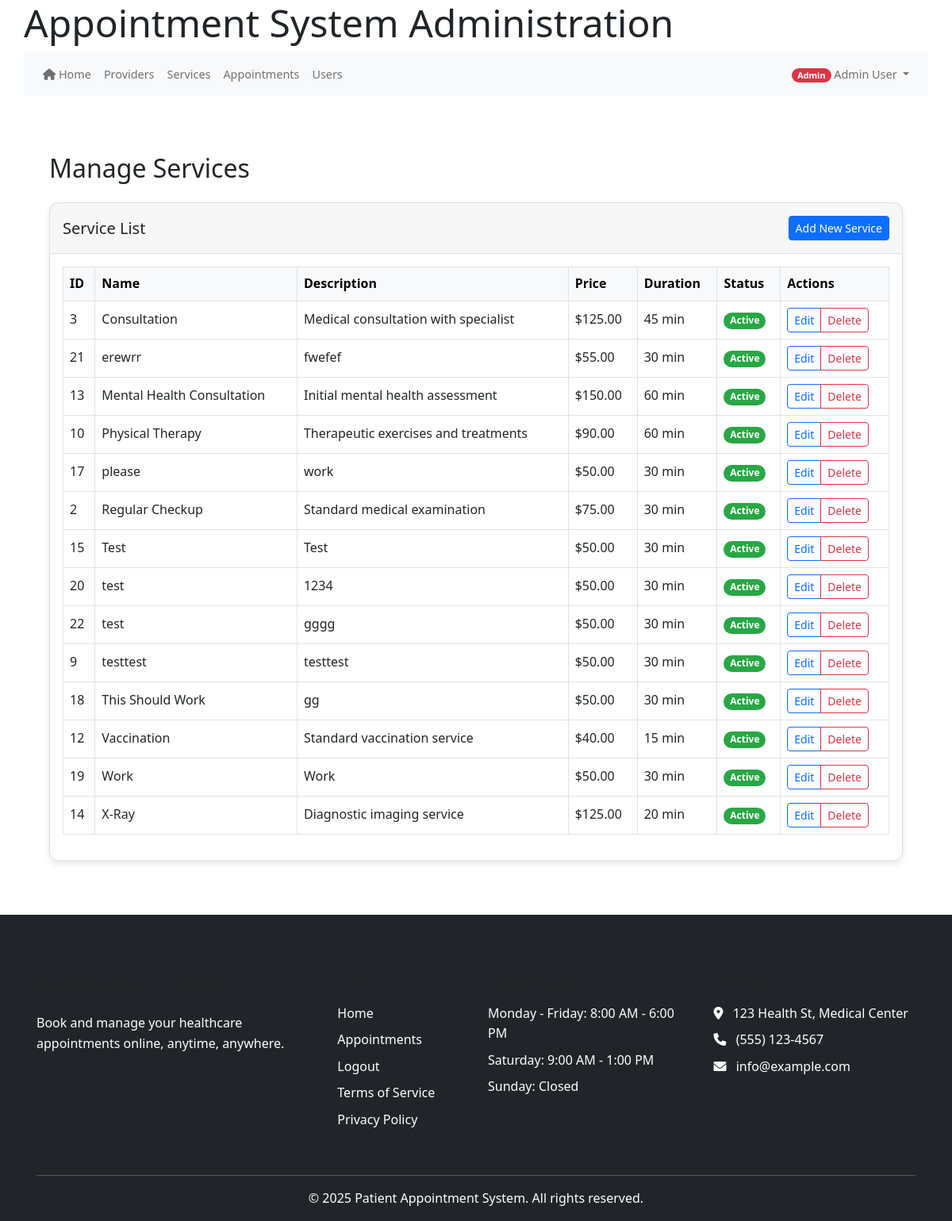
The page /index.php/admin/services (signed in) on the database as committed earlier.
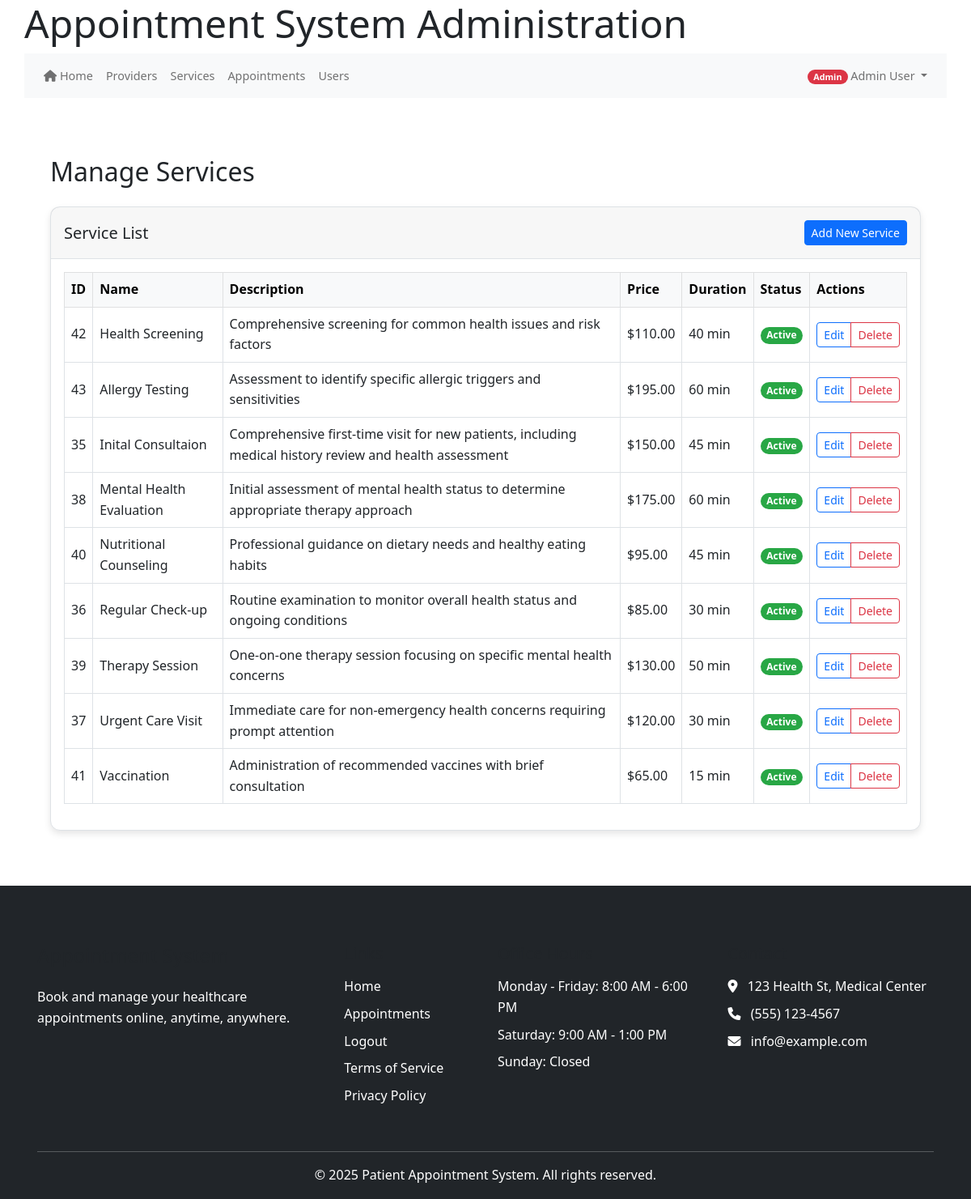
The same page on the database as committed later.
### tables this page shows
CREATE TABLE IF NOT EXISTS `services` (
  `service_id` int(11) NOT NULL AUTO_INCREMENT,
  `name` varchar(255) NOT NULL,
  `description` text DEFAULT NULL,
  `duration` int(11) DEFAULT 30,
  `price` decimal(10,2) DEFAULT NULL,
  `is_active` tinyint(1) DEFAULT 1,
  `created_at` timestamp NOT NULL DEFAULT current_timestamp(),
  PRIMARY KEY (`service_id`)
);

### controllers/admin_controller.php (called while the page is built, shortened)
<?php
require_once MODEL_PATH . '/Appointment.php';
require_once MODEL_PATH . '/Services.php';
class AdminController {
    protected $serviceModel;
    public function __construct() {
        $this->db = get_db();
        $this->serviceModel = new Services($this->db);
    }
    public function services($action = null, $id = null) {
        $services = $this->serviceModel->getAllServices();
        include VIEW_PATH . '/admin/services.php';
    }
}

### public_html/bootstrap.php (called while the page is built, shortened)
<?php
require_once APP_ROOT . '/core/helpers.php';
require_once CORE_PATH . '/helpers.php';
function get_db() {
    static $db = null;
    if ($db === null) {
        if (defined('DB_HOST') && defined('DB_USER') && defined('DB_PASS') && defined('DB_NAME')) {
            $db = new mysqli(DB_HOST, DB_USER, DB_PASS, DB_NAME);
            $db->set_charset('utf8mb4');
        } else {
            throw new Exception("Database constants not defined");
        }
    }
    return $db;
}
return true;

### models/Services.php (called while the page is built, shortened)
<?php
class Services {
    private $db;
    public function __construct($db) {
        $this->db = $db;
    }
    public function getServices($activeOnly = true, $limit = 0, $orderBy = 'name', $fields = []) {
        $services = [];
        try {
            $allowedOrderFields = ['name', 'service_id', 'price', 'duration', 'created_at'];
            $selectedFields = empty($fields) ? '*' : implode(', ', $fields);
            $query = "SELECT $selectedFields FROM services";
            if ($activeOnly) {
                $query .= " WHERE is_active = 1";
            }
            $query .= " ORDER BY $orderBy";
            if ($limit > 0) {
                $query .= " LIMIT ?";
                if ($this->db instanceof mysqli) {
                    $stmt = $this->db->prepare($query);
                    $stmt->bind_param("i", $limit);
                    $stmt->execute();
                    $result = $stmt->get_result();
                    if ($result) {
                        while ($row = $result->fetch_assoc()) {
                            $services[] = ($selectedFields === '*') ?
                                $this->enrichServiceData($row) : $row;
                        }
                    }
                } elseif ($this->db instanceof PDO) {
                    $stmt = $this->db->prepare($query);
                    $stmt->bindParam(1, $limit, PDO::PARAM_INT);
                    $stmt->execute();
                    $rows = $stmt->fetchAll(PDO::FETCH_ASSOC);
                    if ($selectedFields === '*') {
                        $services = array_map([$this, 'enrichServiceData'], $rows);
                    } else {
                        $services = $rows;
                    }
                }
            } else {
                if ($this->db instanceof mysqli) {
                    $result = $this->db->query($query);
                    if ($result) {
                        while ($row = $result->fetch_assoc()) {
                            $services[] = ($selectedFields === '*') ?
                                $this->enrichServiceData($row) : $row;
                        }
                    }
                }
            }
        } catch (Exception $e) {
            error_log("Error in getServices: " . $e->getMessage());
        }
        return $services;
    }
    public function getAllServices() {
        return $this->getServices(true);
    }
    private function enrichServiceData($service) {
        $service['icon'] = $this->getServiceIcon($service['name']);
        if (isset($service['duration']) && $service['duration'] >= 60) {
            $hours = floor($service['duration'] / 60);
            $minutes = $service['duration'] % 60;
            if ($minutes > 0) {
                $service['duration_formatted'] = "{$hours} hour" . ($hours > 1 ? 's' : '') .
                                             " {$minutes} minute" . ($minutes > 1 ? 's' : '');
            } else {
                $service['duration_formatted'] = "{$hours} hour" . ($hours > 1 ? 's' : '');
            }
        } else {
            $service['duration_formatted'] = $service['duration'] . " minute" .
                                          ($service['duration'] != 1 ? 's' : '');
        }
        return $service;
    }
    private function getServiceIcon($serviceName) {
        $name = strtolower($serviceName);
        if (strpos($name, 'check') !== false || strpos($name, 'exam') !== false) {
            return 'stethoscope';
        } elseif (strpos($name, 'therapy') !== false || strpos($name, 'counseling') !== false) {
            return 'brain';
        } elseif (strpos($name, 'cardiac') !== false || strpos($name, 'heart') !== false) {
            return 'heartbeat';
        } elseif (strpos($name, 'dental') !== false || strpos($name, 'teeth') !== false) {
            return 'tooth';
        } elseif (strpos($name, 'eye') !== false || strpos($name, 'vision') !== false) {
            return 'eye';
        } elseif (strpos($name, 'physical') !== false || strpos($name, 'rehab') !== false) {
            return 'dumbbell';
        } elseif (strpos($name, 'vaccine') !== false || strpos($name, 'immun') !== false) {
            return 'syringe';
        } elseif (strpos($name, 'lab') !== false || strpos($name, 'test') !== false) {
            return 'vial';
        } elseif (strpos($name, 'pediatric') !== false || strpos($name, 'child') !== false) {
            return 'child';
        } else {
            return 'user-md';
        }
    }
}

### core/helpers.php (called while the page is built, shortened)
<?php
function base_url($path = '') {
    $protocol = isset($_SERVER['HTTPS']) && $_SERVER['HTTPS'] !== 'off' ? 'https' : 'http';
    $host = $_SERVER['HTTP_HOST'] ?? 'localhost';
    $script_name = $_SERVER['SCRIPT_NAME'];
    $base_dir = dirname($script_name);
    $base_url = "{$protocol}://{$host}{$base_dir}";
    $base_url = rtrim($base_url, '/');
    $path = ltrim($path, '/');
    return $path ? "{$base_url}/{$path}" : $base_url;
}

### views/admin/services.php (the view, shortened to what the rows shown need)
<?php include VIEW_PATH . '/partials/header.php'; ?>
<div class="container my-5">
    <h2 class="mb-4">Manage Services</h2>
    <div class="row mb-3">
        <div class="col-md-12">
            <div class="card shadow">
                <div class="card-body">
                    <div class="table-responsive">
                        <table class="table table-bordered table-hover align-middle">
                            <thead class="table-light">
                                <tr>
                                    <th>ID</th>
                                    <th>Name</th>
                                    <th>Description</th>
                                    <th>Price</th>
                                    <th>Duration</th>
                                    <th>Status</th>
                                    <th>Actions</th>
                                </tr>
                            </thead>
                            <tbody>
                                <?php if(!empty($services)): ?>
                                    <?php foreach ($services as $service): ?>
                                    <tr>
                                        <td><?= $service['service_id'] ?></td>
                                        <td><?= htmlspecialchars($service['name'] ?? '') ?></td>
                                        <td><?= htmlspecialchars($service['description'] ?? '') ?></td>
                                        <td>$<?= number_format($service['price'] ?? 0, 2) ?></td>
                                        <td><?= htmlspecialchars($service['duration'] ?? 30) ?> min</td>
                                        <td>
                                            <?php if (!isset($service['is_active']) || $service['is_active']): ?>
                                                <span class="badge bg-success">Active</span>
                                            <?php else: ?>
                                                <span class="badge bg-secondary">Inactive</span>
                                            <?php endif; ?>
                                        </td>
                                        <td>
                                            <div class="btn-group btn-group-sm">
                                                <a href="<?= base_url('index.php/admin/services/edit/' . $service['service_id']) ?>" class="btn btn-outline-primary">Edit</a>
                                                <button type="button" class="btn btn-outline-danger" data-bs-toggle="modal" data-bs-target="#deleteServiceModal<?= $service['service_id'] ?>">Delete</button>
                                            </div>
                                        </td>
                                    </tr>
                                    <?php endforeach; ?>
                                <?php else: ?>
                                    <tr>
                                        <td colspan="7" class="text-center">No services found</td>
                                    </tr>
                                <?php endif; ?>
                            </tbody>
                        </table>
                    </div>
                </div>
            </div>
        </div>
    </div>
</div>
<?php include VIEW_PATH . '/partials/footer.php'; ?>

Rows that differ between the two databases and show on the page:
removed services: service_id "3", name "Consultation", description "Medical consultation with specialist", price "125.00", duration "45", is_active "Active"
removed services: service_id "21", name "erewrr", description "fwefef", price "55.00", duration "30", is_active "Active"
removed services: service_id "13", name "Mental Health Consultation", description "Initial mental health assessment", price "150.00", duration "60", is_active "Active"
removed services: service_id "10", name "Physical Therapy", description "Therapeutic exercises and treatments", price "90.00", duration "60", is_active "Active"
removed services: service_id "17", name "please", description "work", price "50.00", duration "30", is_active "Active"
removed services: service_id "2", name "Regular Checkup", description "Standard medical examination", price "75.00", duration "30", is_active "Active"
removed services: service_id "15", name "Test", description "Test", price "50.00", duration "30", is_active "Active"
removed services: service_id "20", name "test", description "1234", price "50.00", duration "30", is_active "Active"
removed services: service_id "22", name "test", description "gggg", price "50.00", duration "30", is_active "Active"
removed services: service_id "9", name "testtest", description "testtest", price "50.00", duration "30", is_active "Active"
removed services: service_id "18", name "This Should Work", description "gg", price "50.00", duration "30", is_active "Active"
removed services: service_id "12", name "Vaccination", description "Standard vaccination service", price "40.00", duration "15", is_active "Active"
removed services: service_id "19", name "Work", description "Work", price "50.00", duration "30", is_active "Active"
removed services: service_id "14", name "X-Ray", description "Diagnostic imaging service", price "125.00", duration "20", is_active "Active"
added services: service_id "42", name "Health Screening", description "Comprehensive screening for common health issues and risk factors", price "110.00", duration "40", is_active "Active"
added services: service_id "43", name "Allergy Testing", description "Assessment to identify specific allergic triggers and sensitivities", price "195.00", duration "60", is_active "Active"
added services: service_id "35", name "Inital Consultaion", description "Comprehensive first-time visit for new patients, including medical history review and health assessment", price "150.00", duration "45", is_active "Active"
added services: service_id "38", name "Mental Health Evaluation", description "Initial assessment of mental health status to determine appropriate therapy approach", price "175.00", duration "60", is_active "Active"
added services: service_id "40", name "Nutritional Counseling", description "Professional guidance on dietary needs and healthy eating habits", price "95.00", duration "45", is_active "Active"
added services: service_id "36", name "Regular Check-up", description "Routine examination to monitor overall health status and ongoing conditions", price "85.00", duration "30", is_active "Active"
added services: service_id "39", name "Therapy Session", description "One-on-one therapy session focusing on specific mental health concerns", price "130.00", duration "50", is_active "Active"
added services: service_id "37", name "Urgent Care Visit", description "Immediate care for non-emergency health concerns requiring prompt attention", price "120.00", duration "30", is_active "Active"
added services: service_id "41", name "Vaccination", description "Administration of recommended vaccines with brief consultation", price "65.00", duration "15", is_active "Active"
